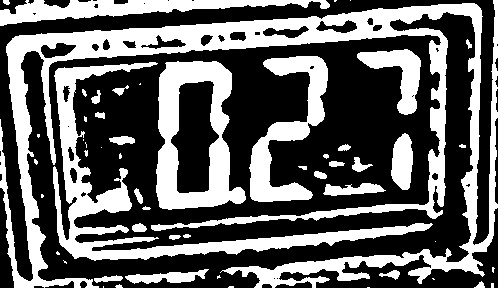
#> input picture MeasumentLogerLib/1.jpg, 498 x 288 px
$ python -i img_filters.py   (imports and definitions only)   (older library calls are emulated)
#> lines starting #> are read from the running program, lines starting #| are printed output that depends on the picture
#> further down, picture is the input picture: shape (288, 498, 3); min 0, max 255, mean 97.2
import cv2
import numpy as np


def resize():
    pass

def gaussian_and_otsu(img_obj):
    blur = cv2.GaussianBlur(img_obj, (7,7), 0)
    ret, th = cv2.threshold(blur, 80, 255, cv2.THRESH_BINARY_INV | cv2.THRESH_OTSU)
    return th


def equalize_hist(img_obj):
    lab_img = cv2.cvtColor(img_obj, cv2.COLOR_BGR2LAB)
#> lab_img: shape (288, 498, 3); mean of channels 0, 1, 2 97.2, 128, 128
    l, a, b = cv2.split(lab_img)
#> a: shape (288, 498); every value is 128
    equa = cv2.equalizeHist(l)
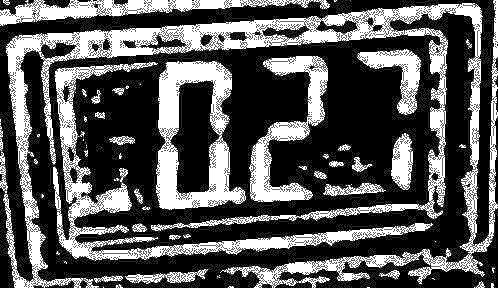
#> equa: shape (288, 498); min 0, max 255, mean 86.2

    equalized_lab_img = cv2.merge((equa, a, b))
#> equalized_lab_img: shape (288, 498, 3); mean of channels 0, 1, 2 86.2, 128, 128
    equalized_img = cv2.cvtColor(equalized_lab_img, cv2.COLOR_LAB2BGR)

    return equalized_img


def CLAHE(img_obj):
    lab_img = cv2.cvtColor(img_obj, cv2.COLOR_BGR2LAB)
    l,a,b = cv2.split(lab_img)

    clahe = cv2.createCLAHE(clipLimit=3.0, tileGridSize=(8,8))
    clahe_img = clahe.apply(l)

    clahe_lab_img = cv2.merge((clahe_img, a, b))
    clahe_img = cv2.cvtColor(clahe_lab_img, cv2.COLOR_LAB2BGR)

    return clahe_img


def get_gray_img(img_obj):
    return cv2.cvtColor(img_obj, cv2.COLOR_BGR2GRAY)


def adaptive_gaussian_threshold(img_obj):
    blur = cv2.GaussianBlur(img_obj, (7, 7), 0)
    return cv2.adaptiveThreshold(blur, 255, cv2.ADAPTIVE_THRESH_GAUSSIAN_C, cv2.THRESH_BINARY, 55, 8)


def invert_img(img_obj):
    return cv2.bitwise_not(img_obj)


def median_blur(img_obj):
    return cv2.medianBlur(img_obj, 7)


def get_contours(th):
    rect_kern = cv2.getStructuringElement(cv2.MORPH_RECT, (5, 5))
    dilation = cv2.dilate(th, rect_kern, iterations=1)

    try:
        contours, hierarchy = cv2.findContours(dilation, cv2.RETR_TREE, cv2.CHAIN_APPROX_SIMPLE)
    except:
        ret_img, contours, hierarchy = cv2.findContours(dilation, cv2.RETR_TREE, cv2.CHAIN_APPROX_SIMPLE)

    return sorted(contours, key=lambda ctr: cv2.boundingRect(ctr)[0])

>>> import cv2
>>> picture = cv2.imread('1.jpg')
>>> result = equalize_hist(picture)
